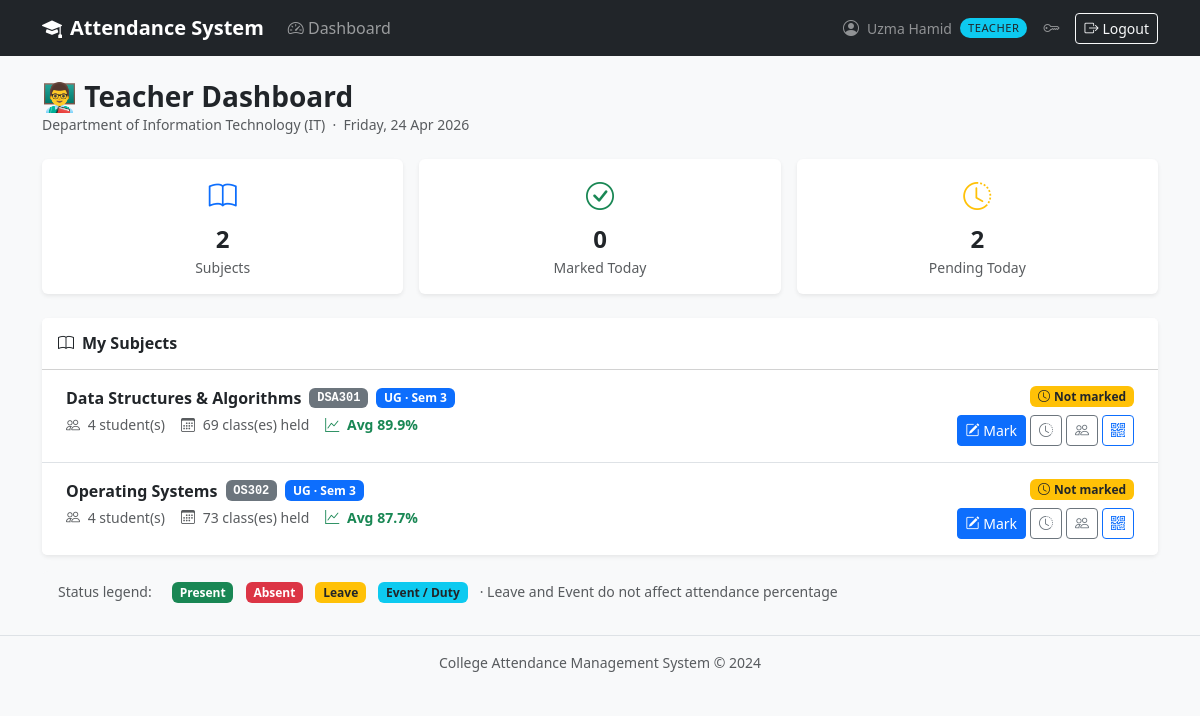
Screenshot of /teacher/dashboard (signed in) with the database file from the repository.
### app/models/user.py (models this page shows, shortened)
class User(UserMixin, db.Model):
    __tablename__ = 'users'
    id = db.Column(db.Integer, primary_key=True)
    email = db.Column(db.String(120), unique=True, nullable=False, index=True)
    first_name = db.Column(db.String(50), nullable=False)
    last_name  = db.Column(db.String(50), nullable=False)
    password_hash = db.Column(db.String(256), nullable=False)
    role = db.Column(db.String(20), nullable=False)
    is_active = db.Column(db.Boolean, default=True, nullable=False)
    created_at = db.Column(db.DateTime, default=datetime.utcnow, nullable=False)
    updated_at = db.Column(db.DateTime, default=datetime.utcnow,
                           onupdate=datetime.utcnow, nullable=False)
    teacher_profile = db.relationship('Teacher', back_populates='user',
                                      uselist=False, cascade='all, delete-orphan')
    student_profile = db.relationship('Student', back_populates='user',
                                      uselist=False, cascade='all, delete-orphan')
    @property
    def is_principal(self):
        return self.role == Role.PRINCIPAL
    @property
    def is_hod(self):
        return self.role == Role.HOD
    @property
    def is_teacher(self):
        return self.role == Role.TEACHER
    @property
    def full_name(self):
        return f"{self.first_name} {self.last_name}"

### app/models/department.py (models this page shows, shortened)
class Department(db.Model):
    __tablename__ = 'departments'
    id   = db.Column(db.Integer, primary_key=True)
    name = db.Column(db.String(100), unique=True, nullable=False)
    code = db.Column(db.String(10),  unique=True, nullable=False)
    program_type = db.Column(
        db.String(10),
        nullable=False,
        default='UG'
    )
    is_active  = db.Column(db.Boolean, default=True, nullable=False)
    created_at = db.Column(db.DateTime, default=datetime.utcnow, nullable=False)
    teachers = db.relationship('Teacher', back_populates='department',
                               lazy='dynamic')
    students = db.relationship('Student', back_populates='department',
                               lazy='dynamic')
    subjects = db.relationship('Subject', back_populates='department',
                               lazy='dynamic')

### app/models/subject.py (models this page shows, shortened)
class Subject(db.Model):
    __tablename__ = 'subjects'
    id = db.Column(db.Integer, primary_key=True)
    department_id = db.Column(db.Integer, db.ForeignKey('departments.id'),
                              nullable=False)
    name = db.Column(db.String(100), nullable=False)
    code = db.Column(db.String(15), unique=True, nullable=False)
    semester     = db.Column(db.Integer, nullable=False)
    program_type = db.Column(db.String(5), nullable=False, default='UG')
    total_classes = db.Column(db.Integer, default=0, nullable=False)
    is_active  = db.Column(db.Boolean, default=True, nullable=False)
    created_at = db.Column(db.DateTime, default=datetime.utcnow, nullable=False)
    department = db.relationship('Department', back_populates='subjects')
    teachers   = db.relationship('Teacher', secondary=teacher_subjects,
                                 back_populates='subjects', lazy='dynamic')
    attendance_records = db.relationship('Attendance', back_populates='subject',
                                         lazy='dynamic',
                                         cascade='all, delete-orphan')

### app/routes/teacher.py (the view)
@teacher_bp.route('/dashboard')
@login_required
@teacher_required
def dashboard():
    data = get_teacher_dashboard_data(current_user)
    return render_template('teacher/dashboard.html',
                           title='Teacher Dashboard', data=data)

### app/services/teacher_service.py (called while the page is built)
def _get_teacher(teacher_user):
    return Teacher.query.filter_by(user_id=teacher_user.id).first()

def _get_enrolled_students(subject):
    return (
        Student.query
        .filter_by(
            department_id = subject.department_id,
            semester      = subject.semester,
            program_type  = subject.program_type,
            is_graduated  = False,
        )
        .join(Student.user)
        .filter(User.is_active == True)
        .order_by(Student.roll_number)
        .all()
    )

### app/templates/teacher/dashboard.html
{% extends "shared/base.html" %}
{% block content %}
<div class="d-flex justify-content-between align-items-center mb-4">
    <div>
        <h3 class="fw-bold mb-0">👨‍🏫 Teacher Dashboard</h3>
        <p class="text-muted small mb-0">
            {{ data.dept_name }} ({{ data.dept_code }}) &nbsp;·&nbsp;
            {{ data.today.strftime('%A, %d %b %Y') }}
        </p>
    </div>
</div>
{% if not data.subjects_data %}
<div class="alert alert-info border-0">
    <i class="bi bi-info-circle me-2"></i>
    No subjects assigned yet. Contact your HOD to get subjects assigned.
</div>
{% else %}
<div class="row g-3 mb-4">
    {% set total_subjects = data.subjects_data | length %}
    {% set marked_today = data.subjects_data | selectattr('already_marked_today') | list | length %}
    {% set pending = total_subjects - marked_today %}
    {% for label, value, icon, color in [
    ('Subjects', total_subjects, 'book', 'primary'),
    ('Marked Today', marked_today, 'check-circle', 'success'),
    ('Pending Today', pending, 'clock-history', 'warning' if pending else 'secondary'),
    ] %}
    <div class="col-4">
        <div class="card border-0 shadow-sm text-center h-100">
            <div class="card-body py-3">
                <div class="fs-3 text-{{ color }} mb-1">
                    <i class="bi bi-{{ icon }}"></i>
                </div>
                <div class="fs-4 fw-bold">{{ value }}</div>
                <div class="text-muted small">{{ label }}</div>
            </div>
        </div>
    </div>
    {% endfor %}
</div>
<div class="card border-0 shadow-sm">
    <div class="card-header bg-white py-3">
        <h6 class="fw-bold mb-0">
            <i class="bi bi-book me-2"></i>My Subjects
        </h6>
    </div>
    <div class="list-group list-group-flush">
        {% for item in data.subjects_data %}
        {% set subject = item.subject %}
        <div class="list-group-item px-4 py-3">
            <div class="d-flex justify-content-between align-items-start">
                <div class="flex-grow-1">
                    <div class="d-flex align-items-center gap-2 mb-1">
                        <span class="fw-bold">{{ subject.name }}</span>
                        <span class="badge bg-secondary font-monospace small">{{ subject.code }}</span>
                        <span class="badge
                        {{ 'bg-primary' if subject.program_type == 'UG' else 'bg-warning text-dark' }}
                        small">
                            {{ subject.program_type }} · Sem {{ subject.semester }}
                        </span>
                    </div>
                    <div class="d-flex gap-3 small text-muted">
                        <span>
                            <i class="bi bi-people me-1"></i>
                            {{ item.total_students }} student(s)
                        </span>
                        <span>
                            <i class="bi bi-calendar3 me-1"></i>
                            {{ item.total_conducted }} class(es) held
                        </span>
                        <span class="fw-semibold
                        {{ 'text-success' if item.avg_attendance_pct >= 75
                           else 'text-warning' if item.avg_attendance_pct >= 60
                           else 'text-danger' }}">
                            <i class="bi bi-graph-up me-1"></i>
                            Avg {{ item.avg_attendance_pct }}%
                        </span>
                    </div>
                </div>
                <div class="d-flex flex-column align-items-end gap-2 ms-3">
                    {% if item.already_marked_today %}
                    <span class="badge bg-success">
                        <i class="bi bi-check-lg me-1"></i>Marked today
                    </span>
                    {% else %}
                    <span class="badge bg-warning text-dark">
                        <i class="bi bi-clock me-1"></i>Not marked
                    </span>
                    {% endif %}
                    <div class="d-flex gap-1">
                        <a href="{{ url_for('teacher.mark_attendance_view',
                                subject_id=subject.id) }}" class="btn btn-sm
                              {{ 'btn-outline-secondary' if item.already_marked_today
                                 else 'btn-primary' }}" title="{{ 'View today\'s attendance' if item.already_marked_today
                                 else 'Mark attendance for today' }}">
                            <i class="bi bi-{{ 'eye' if item.already_marked_today else 'pencil-square' }}"></i>
                            {{ 'View' if item.already_marked_today else 'Mark' }}
                        </a>
                        <a href="{{ url_for('teacher.attendance_history',
                                subject_id=subject.id) }}" class="btn btn-sm btn-outline-secondary"
                            title="Attendance history">
                            <i class="bi bi-clock-history"></i>
                        </a>
                        <a href="{{ url_for('teacher.subject_students',
                                subject_id=subject.id) }}" class="btn btn-sm btn-outline-secondary"
                            title="View students">
                            <i class="bi bi-people"></i>
                        </a>
                        <a href="{{ url_for('teacher.generate_qr', subject_id=subject.id) }}"
                            class="btn btn-sm btn-outline-primary" title="QR Attendance">
                            <i class="bi bi-qr-code"></i>
                        </a>
                    </div>
                </div>
            </div>
        </div>
        {% endfor %}
    </div>
</div>
<div class="card border-0 bg-light mt-3">
    <div class="card-body py-2 px-3">
        <span class="small text-muted me-3">Status legend:</span>
        <span class="badge bg-success me-2">Present</span>
        <span class="badge bg-danger me-2">Absent</span>
        <span class="badge bg-warning text-dark me-2">Leave</span>
        <span class="badge bg-info text-dark me-2">Event / Duty</span>
        <span class="small text-muted">
            · Leave and Event do not affect attendance percentage
        </span>
    </div>
</div>
{% endif %}
{% endblock %}

### app/templates/shared/base.html (shortened to what this page needs)
<!DOCTYPE html>
<html lang="en">
<head>
    <link href="https://cdn.jsdelivr.net/npm/bootstrap@5.3.0/dist/css/bootstrap.min.css" rel="stylesheet">
    <link href="https://cdn.jsdelivr.net/npm/bootstrap-icons@1.11.0/font/bootstrap-icons.css" rel="stylesheet">
</head>
<body>
{% if current_user.is_authenticated %}
<nav class="navbar navbar-expand-lg navbar-dark bg-dark">
  <div class="container">
    <a class="navbar-brand" href="/"><i class="bi bi-mortarboard-fill me-2"></i>Attendance System</a>
    <div class="collapse navbar-collapse" id="navMenu">
      <ul class="navbar-nav me-auto">
        {% if current_user.is_principal %}
          <li class="nav-item">
            <a class="nav-link" href="{{ url_for('principal.dashboard') }}">
              <i class="bi bi-speedometer2"></i> Dashboard
            </a>
          </li>
        {% elif current_user.is_teacher %}
          <li class="nav-item">
            <a class="nav-link" href="{{ url_for('teacher.dashboard') }}">
              <i class="bi bi-speedometer2"></i> Dashboard
            </a>
          </li>
        {% elif current_user.is_student %}
          <li class="nav-item">
            <a class="nav-link" href="{{ url_for('student.dashboard') }}">
              <i class="bi bi-speedometer2"></i> Dashboard
            </a>
          </li>
        {% endif %}
      </ul>
      <ul class="navbar-nav ms-auto align-items-center gap-2">
        <li class="nav-item d-flex align-items-center gap-2">
          <i class="bi bi-person-circle text-white-50"></i>
          <span class="text-white-50 small">{{ current_user.full_name }}</span>
          <span class="role-badge
            {% if current_user.is_principal %}bg-danger text-white
            {% elif current_user.is_hod      %}bg-warning text-dark
            {% elif current_user.is_teacher  %}bg-info text-dark
            {% else                          %}bg-success text-white{% endif %}">
            {{ current_user.role }}
          </span>
        </li>
        <li class="nav-item">
          <a class="nav-link text-white-50" href="{{ url_for('auth.change_password_view') }}"
             title="Change password"><i class="bi bi-key"></i></a>
        </li>
        <li class="nav-item">
          <a class="btn btn-sm btn-outline-light" href="{{ url_for('auth.logout') }}">
            <i class="bi bi-box-arrow-right me-1"></i>Logout
          </a>
        </li>
      </ul>
    </div>
  </div>
</nav>
{% endif %}
<main class="container py-4">
  {% block content %}{% endblock %}
</main>
<footer class="text-center text-muted py-3 border-top small">
  College Attendance Management System &copy; 2024
</footer>
</body>
</html>

### app/templates/shared/base.html (style rules this page uses)
body { background-color: #f8f9fa; }
.navbar-brand { font-weight: 700; }
.role-badge { font-size: 0.7rem; padding: 2px 8px; border-radius: 10px; text-transform: uppercase; letter-spacing: 0.5px; }

### rows the page displays
User: full_name "Uzma Hamid", role "TEACHER"
Department: dept_name "Department of Information Technology", dept_code "IT"
Subject: name "Data Structures & Algorithms", code "DSA301", program_type "UG", semester "3"
Subject: name "Operating Systems", code "OS302", program_type "UG", semester "3"

### other values shown
{{ data.today.strftime('%A, %d %b %Y') }} "Friday, 24 Apr 2026"
{{ value }} "2" "0" "2"
{{ label }} "Subjects" "Marked Today" "Pending Today"
{{ item.total_students }} "4" "4"
{{ item.total_conducted }} "69" "73"
{{ item.avg_attendance_pct }} "89.9" "87.7"
{{ 'View' if item.already_marked_today else 'Mark' }} "Mark" "Mark"
